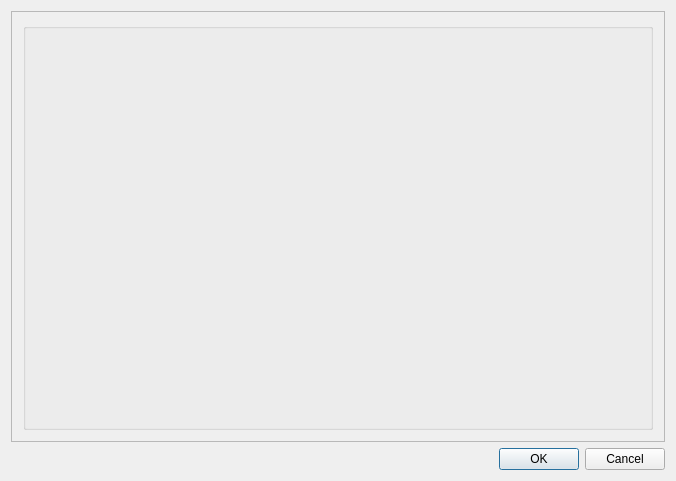
<?xml version="1.0" encoding="UTF-8"?>
<ui version="4.0">
 <class>MatchChooserCampClass</class>
 <widget class="QDialog" name="MatchChooserCampClass">
  <property name="geometry">
   <rect>
    <x>0</x>
    <y>0</y>
    <width>676</width>
    <height>481</height>
   </rect>
  </property>
  <property name="windowTitle">
   <string>MatchChooser</string>
  </property>
  <layout class="QVBoxLayout" name="verticalLayout">
   <item>
    <widget class="QScrollArea" name="scrollArea">
     <property name="widgetResizable">
      <bool>true</bool>
     </property>
     <widget class="QWidget" name="scrollAreaWidgetContents">
      <property name="geometry">
       <rect>
        <x>0</x>
        <y>0</y>
        <width>654</width>
        <height>420</height>
       </rect>
      </property>
      <layout class="QGridLayout" name="gridLayout_2">
       <item row="0" column="0">
        <widget class="QGroupBox" name="groupBox">
         <property name="title">
          <string/>
         </property>
         <property name="flat">
          <bool>true</bool>
         </property>
         <layout class="QGridLayout" name="gridLayout_3">
          <property name="margin">
           <number>0</number>
          </property>
          <item row="0" column="0">
           <layout class="QGridLayout" name="gridLayout">
            <property name="spacing">
             <number>6</number>
            </property>
           </layout>
          </item>
         </layout>
        </widget>
       </item>
      </layout>
     </widget>
    </widget>
   </item>
   <item>
    <widget class="QDialogButtonBox" name="buttonBox">
     <property name="standardButtons">
      <set>QDialogButtonBox::Cancel|QDialogButtonBox::Ok</set>
     </property>
    </widget>
   </item>
  </layout>
 </widget>
 <layoutdefault spacing="6" margin="11"/>
 <resources/>
 <connections>
  <connection>
   <sender>buttonBox</sender>
   <signal>rejected()</signal>
   <receiver>MatchChooserCampClass</receiver>
   <slot>close()</slot>
   <hints>
    <hint type="sourcelabel">
     <x>337</x>
     <y>455</y>
    </hint>
    <hint type="destinationlabel">
     <x>337</x>
     <y>240</y>
    </hint>
   </hints>
  </connection>
  <connection>
   <sender>buttonBox</sender>
   <signal>accepted()</signal>
   <receiver>MatchChooserCampClass</receiver>
   <slot>quit()</slot>
   <hints>
    <hint type="sourcelabel">
     <x>337</x>
     <y>455</y>
    </hint>
    <hint type="destinationlabel">
     <x>337</x>
     <y>240</y>
    </hint>
   </hints>
  </connection>
 </connections>
 <slots>
  <slot>quit()</slot>
 </slots>
</ui>
